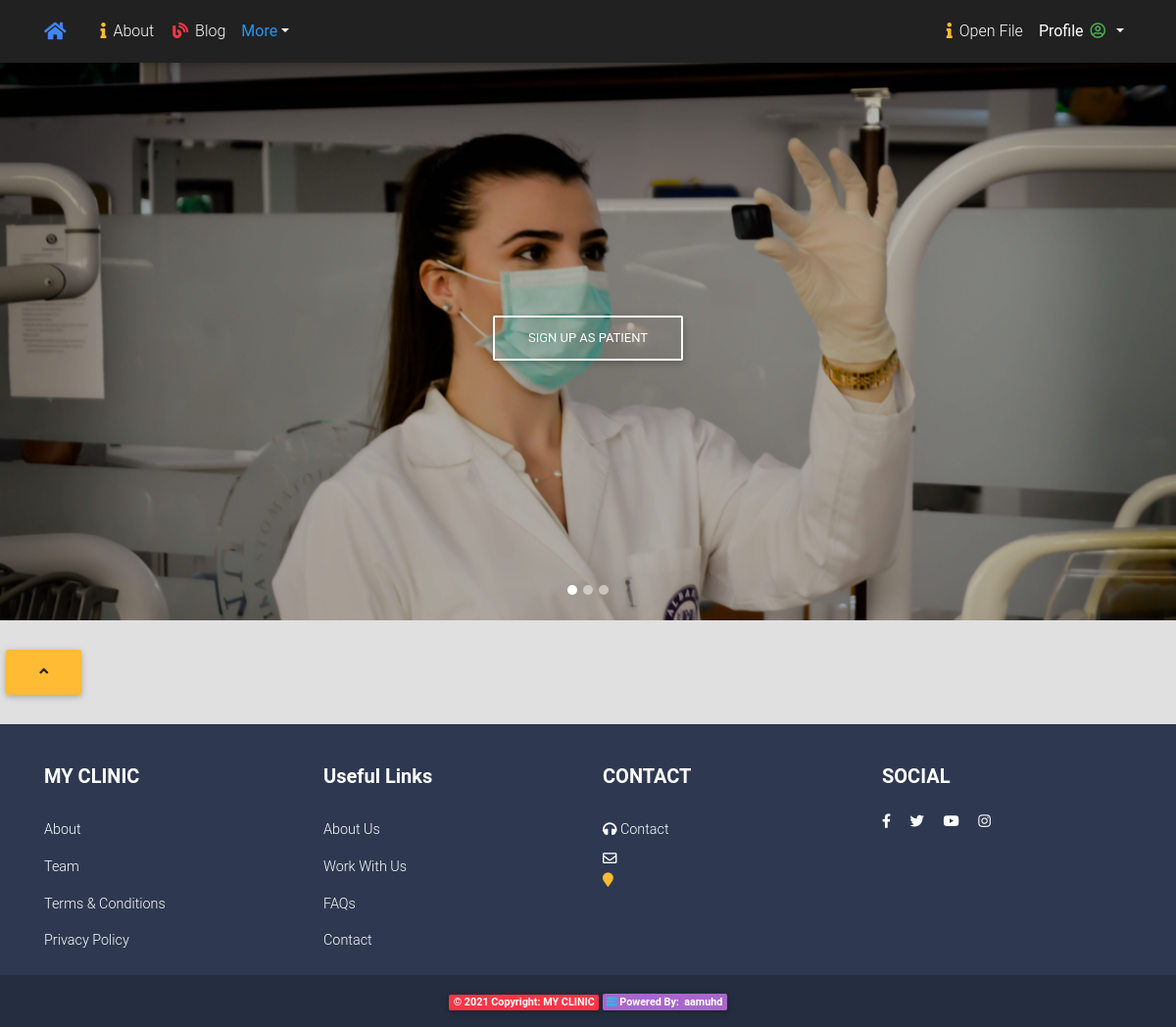
The page / on the database its author committed.
### core/models.py (models this page shows, shortened)
class SliderImage(models.Model):
    slider = models.ForeignKey(HomePageSlider, on_delete=models.CASCADE, related_name='sliders')
    file = models.ImageField(upload_to='images', help_text="Image size is 1900px width and 1267px height")
    sub_title = models.CharField(max_length=300, blank=True, null=True)
    button = models.CharField(max_length=50, blank=True, null=True)
    button_url = models.CharField(max_length=100, blank=True, null=True)
    updated = models.DateTimeField(auto_now_add=False, auto_now= True)
    class Meta:
        verbose_name = 'Slider Image'
        verbose_name_plural = 'Slider Images'
        ordering = ["-updated", ]

### core/views.py (the view)
# urls.py: path('', HomeView.as_view(), name='home'),
class HomeView(View):
    template_name = "main/home.html"
    def get(self, *args, **kwargs):
        context = {}
        context['slider'] = HomePageSlider.objects.filter(active=True).first()
        return render(self.request, template_name='core/home.html', context=context)

### templates/core/home.html (shortened to what this page needs)
{% extends "core/base.html" %}
{% load static %}
{% block content %}
{% if slider.sliders.all %}
  <div id="carousel-example-1z" class="carousel slide carousel-fade" data-ride="carousel">
    <ol class="carousel-indicators">
      {% for slide in slider.sliders.all %}
      <li data-target="#carousel-example-1z" data-slide-to="{{forloop.counter0}}" {% if forloop.first %} class="active" {% endif %}></li>
      {% endfor %}
    </ol>
    <div class="carousel-inner" role="listbox">
      {% for slide in slider.sliders.all %}
        <div class="carousel-item {% if forloop.first %}active{% endif %}">
          <div class="view" style="background-image: url('{{ slide.file.url }}'); background-repeat: no-repeat; background-size: cover;">
            <div class="mask rgba-black-light d-flex justify-content-center align-items-center">
              <div class="text-center white-text mx-5 wow fadeIn">
                <div >
                  {% if slide.button_url %}
                  <a class="btn btn-outline-white" href="{{slide.button_url}}" role="button">{{slide.button}}
                {% endif %}
                  </a>
                </div>
              </div>
            </div>
          </div>
        </div>
      {% endfor %}
    </div>
    <a class="carousel-control-prev" href="#carousel-example-1z" role="button" data-slide="prev">
      <span class="carousel-control-prev-icon" aria-hidden="true"></span>
    </a>
    <a class="carousel-control-next" href="#carousel-example-1z" role="button" data-slide="next">
      <span class="carousel-control-next-icon" aria-hidden="true"></span>
    </a>
  </div>
{% endif %}
  <br>
{% endblock content %}

### static/core/css/style.css (style rules this page uses)
body, html { height: 100%; }

### static/css/style.css (style rules this page uses)
html, body, .view { height: 100%; }
.carousel { height: 50%; }
.carousel .carousel-inner { height: 100%; }
.carousel .carousel-inner .carousel-item, .carousel .carousel-inner .active { height: 100%; }

### templates/core/base.html (style rules this page uses)
html, body, header { height: 60vh; }
.carousel { height: 600px; }

### rows shown on the page
SliderImage: file (picture), button "SIGN UP AS PATIENT"
